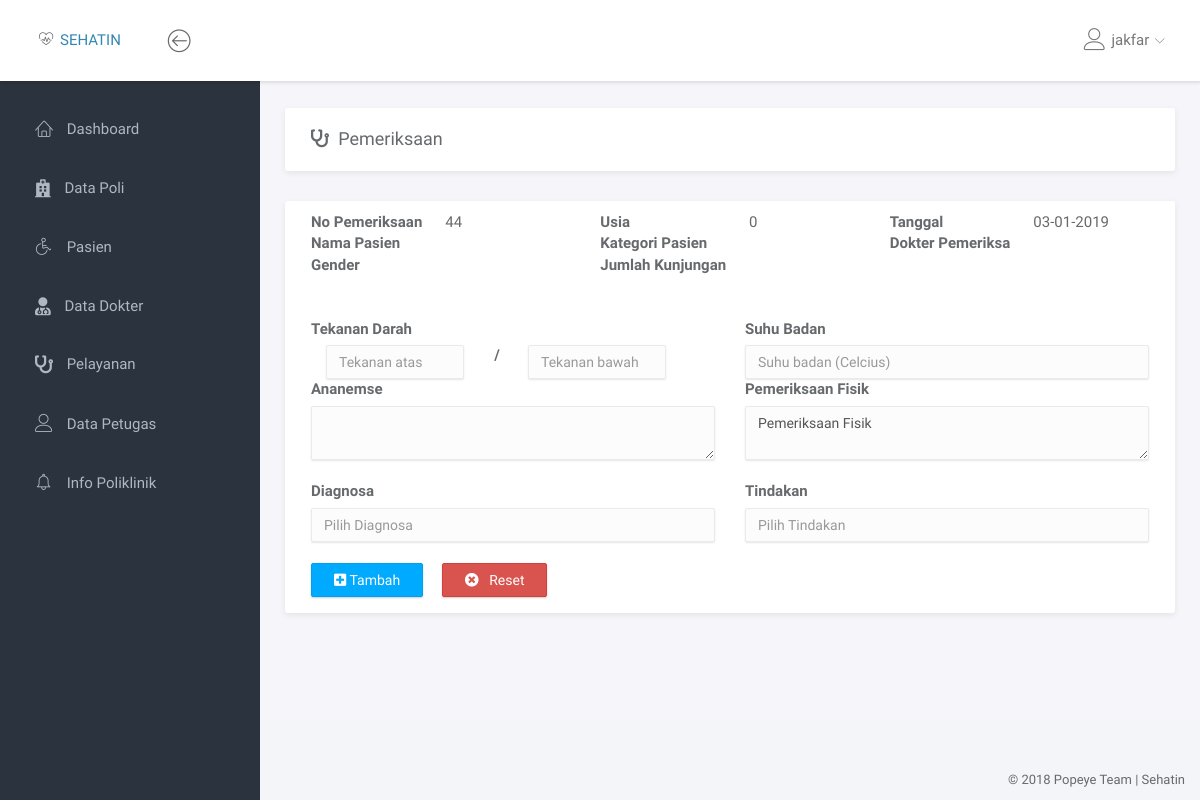
The app's page /pemeriksaan/tambah_pemeriksaan.php (signed in), older data.
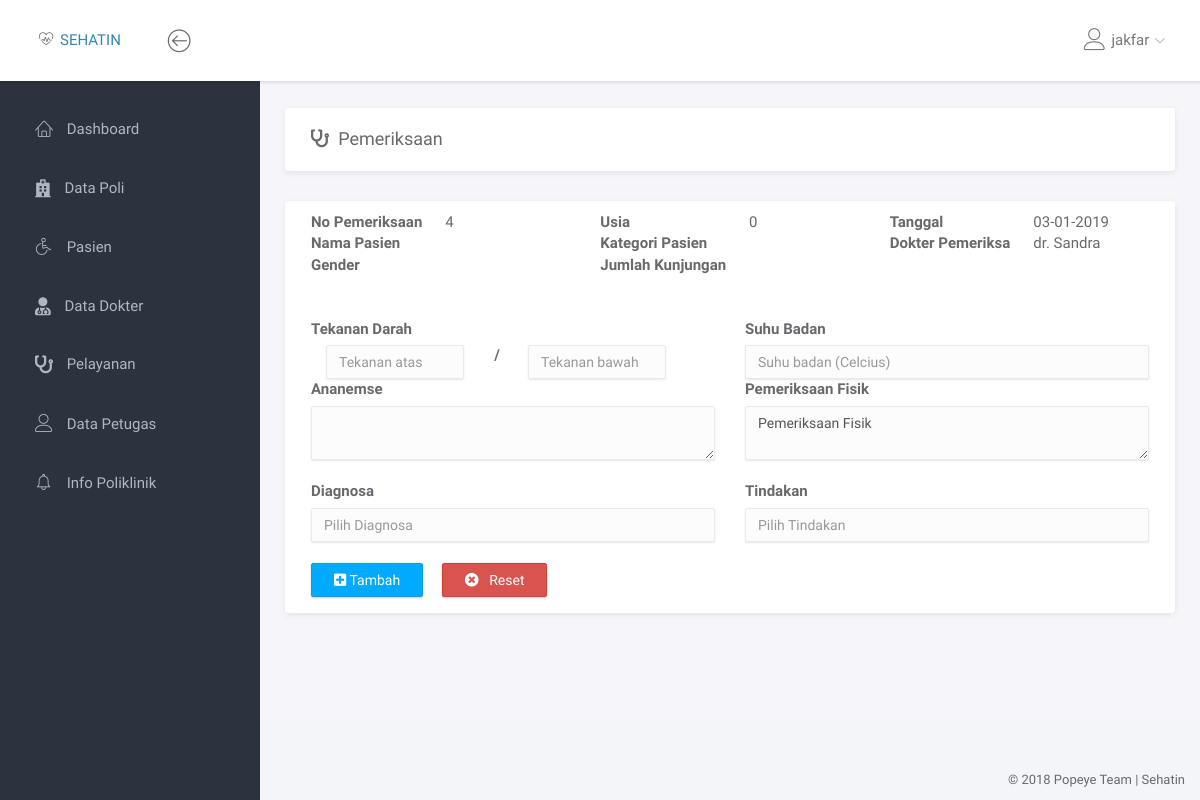
The same page, newer data.
### tables this page shows
CREATE TABLE `dokter` (
  `id_dokter` tinyint(3) NOT NULL,
  `nm_dokter` varchar(50) NOT NULL,
  `gender` enum('Laki-laki','Perempuan') NOT NULL,
  `alamat` varchar(50) NOT NULL,
  `no_hp` varchar(13) NOT NULL,
  `no_ijin_praktek` varchar(50) NOT NULL,
  `id_poli` tinyint(3) NOT NULL
);

### pemeriksaan/tambah_pemeriksaan.php (the view, shortened to what the changed rows need)
<!doctype html>
<html lang="en">
<head>
	<link rel="stylesheet" href="../assets/vendor/bootstrap/css/bootstrap.min.css">
	<link rel="stylesheet" href="../assets/vendor/font-awesome/css/font-awesome.min.css">
	<link rel="stylesheet" href="../assets/vendor/linearicons/style.css">
	<link rel="stylesheet" href="../assets/vendor/chartist/css/chartist-custom.css">
	<link rel="stylesheet" href="../assets/css/main.css">
</head>
<body>
	<div id="wrapper">
		<?php
			include '../dashboard/navbar.php';
			include '../dashboard/left_sidebar.php';
			mysqli_query($con, "UPDATE antrian SET status = 'Diperiksa' WHERE id_antrian = '$_GET[id_antrian]'");
			$qdokter = mysqli_query($con, "SELECT id_dokter, nm_dokter FROM dokter WHERE id_dokter = '$_SESSION[id_user]'");
			$dokter = mysqli_fetch_assoc($qdokter);
      $qid = mysqli_query($con, "SELECT MAX(id_pemeriksaan) as id FROM pemeriksaan");
      $id = mysqli_fetch_assoc($qid);
	  $id = $id['id'] + 1;
		?>
		 <div class="main">
		 	<div class="main-content">
		 		<div class="container-fluid">
		 			<div class="row">
		 				<div class="col-md-12">
		 					<div class="panel">
		 						<div class="panel-body">
                  <div class="row">
                    <div class="col-md-4">
                      <div class="table-responsive">
                        <table>
                          <tr>
                            <th>No Pemeriksaan</th>
                            <td>&ensp;&emsp;</td>
                            <td><?php echo $id; ?></td>
                          </tr>
                          <tr>
                            <th>Nama Pasien</th>
                          </tr>
                          <tr>
                            <th>Gender</th>
                          </tr>
                        </table>
                      </div>
                    </div>
                    <div class="col-md-4">
                      <div class="table-responsive">
                        <table>
                          <tr>
                            <th>Usia</th>
                          </tr>
                          <tr>
                            <th>Kategori Pasien</th>
                          </tr>
                          <tr>
                            <th>Jumlah Kunjungan</th>
                          </tr>
                        </table>
                      </div>
                    </div>
                    <div class="col-md-4">
                      <div class="table-responsive">
                        <table>
                          <tr>
                            <th>Tanggal</th>
                          </tr>
                          <tr>
                            <th>Dokter Pemeriksa</th>
                            <td>&ensp;&emsp;</td>
                            <td><?php echo $dokter['nm_dokter']; ?></td>
                          </tr>
                        </table>
                      </div>
                    </div>
                  </div>
                  <br>
                  <br>
		 						</div>
		 					</div>
		 				</div>
		 			</div>
		 		</div>
		 	</div>
		 </div>
	</div>
</body>
</html>

Row changes from the older to the newer data that the page shows:
added dokter: nm_dokter "dr. Sandra"
Text that changed along with them:
$id: "44" → "4"
